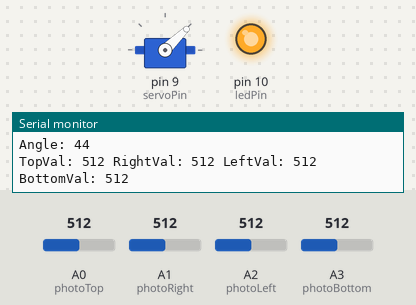
Simulated run of this sketch. Board: Arduino Uno, built with avr-gcc and run on an emulated ATmega328P. On the bench: servo, output pins drawn as LEDs (lit = HIGH), the last lines printed to the serial monitor. The test bench sets the inputs (shaded band); at power-on: A0 (photoTop) = 512, A1 (photoRight) = 512, A2 (photoLeft) = 512, A3 (photoBottom) = 512.

Above: at 1.8 s.
1.9 s: A0 (photoTop) set to 520
At 2.4 s:
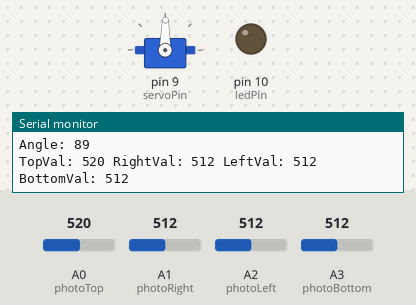
3.5 s: A1 (photoRight) set to 716
At 5.2 s:
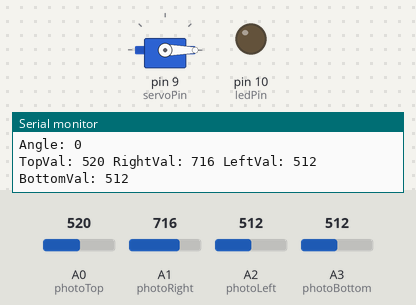
5.5 s: A2 (photoLeft) set to 992
At 6.9 s:
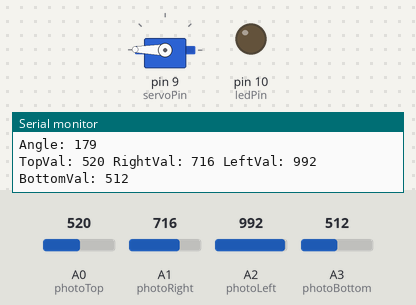
7.5 s: A2 (photoLeft) set to 716
At 8.6 s:
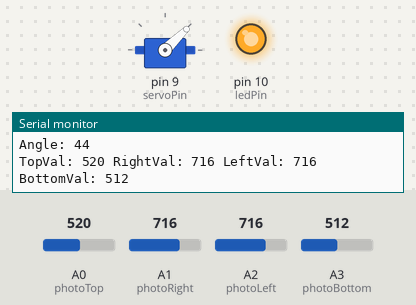
9.5 s: A2 (photoLeft) set to 306
At 11.4 s:
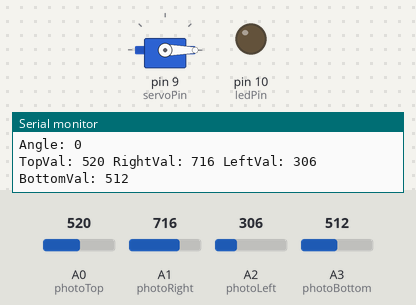
Timing chart, 0 to 12.5 s (numbered marks = the images above; inputs shaded):
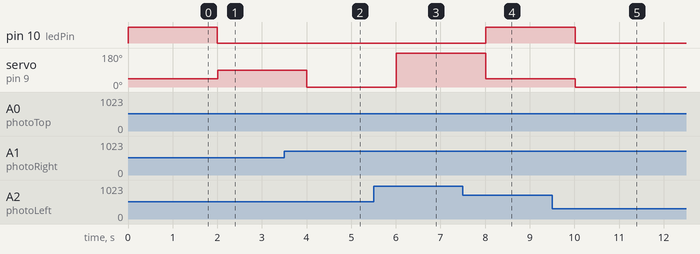

Measured:
- the behaviour switches between 512 and 513 on A0 (photoTop) (found by bisection; images 0 and 1)
- after the input at 1.9 s, pin 10 (ledPin): HIGH → LOW after 0.10 s; servo on pin 9 (servoPin): 44° → 89° after 0.11 s
- after the input at 3.5 s, servo on pin 9 (servoPin): 89° → 0° after 0.51 s
- after the input at 5.5 s, servo on pin 9 (servoPin): 0° → 179° after 0.51 s
- after the input at 7.5 s, pin 10 (ledPin): LOW → HIGH after 0.52 s; servo on pin 9 (servoPin): 179° → 44° after 0.52 s
- after the input at 9.5 s, pin 10 (ledPin): HIGH → LOW after 0.52 s; servo on pin 9 (servoPin): 44° → 0° after 0.52 s

The sketch:

Light_sensor.ino
```cpp
#include <Servo.h>
Servo myServo;

// servo motor
// 4 phototransistors for light sensing
// led for light direction
// move led to light source
// if light comes form the bottom light led

const int servoPin = 9;
const int ledPin = 10;

const int photoTop = A0;
const int photoRight = A1;
const int photoLeft = A2;
const int photoBottom = A3;

int topVal;
int rightVal;
int leftVal;
int bottomVal;

int angle;

void setup() {
  Serial.begin(9600);
  pinMode(ledPin, OUTPUT);
  myServo.attach(servoPin);
}

void loop() {
  topVal = analogRead(photoTop);
  rightVal = analogRead(photoRight);
  leftVal = analogRead(photoLeft);
  bottomVal = analogRead(photoBottom);

  if (topVal > rightVal && topVal > leftVal && topVal > bottomVal){
    angle = 89;
    digitalWrite(ledPin, LOW);
  }
  else if (rightVal > topVal && rightVal > leftVal && rightVal > bottomVal){
    angle = 0;
    digitalWrite(ledPin, LOW);
  }
  else if (leftVal > rightVal && leftVal > topVal && leftVal > bottomVal){
    angle = 179;
    digitalWrite(ledPin, LOW);
  }else{
    if(!(angle == 44)){
      angle = 44;
      digitalWrite(ledPin, HIGH);
    }
  }

  Serial.print("Angle: ");
  Serial.println(angle);

  Serial.print("TopVal: ");
  Serial.print(topVal);

  Serial.print(" RightVal: ");
  Serial.print(rightVal);
  Serial.print(" LeftVal: ");
  Serial.print(leftVal);
  Serial.print(" BottomVal: ");
  Serial.println(bottomVal);
  myServo.write(angle);
  delay(1000);
}
```
